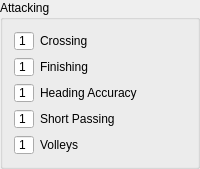
            <widget class="QGroupBox" name="groupBox">
             <property name="title">
              <string>Attacking</string>
             </property>
             <layout class="QGridLayout" name="gridLayout_2">
              <item row="4" column="1">
               <widget class="QLabel" name="label_4">
                <property name="text">
                 <string>Short Passing</string>
                </property>
               </widget>
              </item>
              <item row="5" column="1">
               <widget class="QLabel" name="label_11">
                <property name="text">
                 <string>Volleys</string>
                </property>
               </widget>
              </item>
              <item row="0" column="1">
               <widget class="QLabel" name="label">
                <property name="text">
                 <string>Crossing</string>
                </property>
               </widget>
              </item>
              <item row="2" column="1">
               <widget class="QLabel" name="label_2">
                <property name="text">
                 <string>Finishing</string>
                </property>
               </widget>
              </item>
              <item row="3" column="1">
               <widget class="QLabel" name="label_3">
                <property name="text">
                 <string>Heading Accuracy</string>
                </property>
               </widget>
              </item>
              <item row="0" column="0">
               <widget class="QSpinBox" name="spinBox">
                <property name="sizePolicy">
                 <sizepolicy hsizetype="Fixed" vsizetype="Fixed">
                  <horstretch>0</horstretch>
                  <verstretch>0</verstretch>
                 </sizepolicy>
                </property>
                <property name="minimumSize">
                 <size>
                  <width>20</width>
                  <height>20</height>
                 </size>
                </property>
                <property name="maximumSize">
                 <size>
                  <width>20</width>
                  <height>20</height>
                 </size>
                </property>
                <property name="buttonSymbols">
                 <enum>QAbstractSpinBox::NoButtons</enum>
                </property>
                <property name="minimum">
                 <number>1</number>
                </property>
                <property name="value">
                 <number>1</number>
                </property>
               </widget>
              </item>
              <item row="2" column="0">
               <widget class="QSpinBox" name="spinBox_2">
                <property name="sizePolicy">
                 <sizepolicy hsizetype="Fixed" vsizetype="Fixed">
                  <horstretch>0</horstretch>
                  <verstretch>0</verstretch>
                 </sizepolicy>
                </property>
                <property name="minimumSize">
                 <size>
                  <width>20</width>
                  <height>20</height>
                 </size>
                </property>
                <property name="maximumSize">
                 <size>
                  <width>20</width>
                  <height>20</height>
                 </size>
                </property>
                <property name="buttonSymbols">
                 <enum>QAbstractSpinBox::NoButtons</enum>
                </property>
                <property name="minimum">
                 <number>1</number>
                </property>
               </widget>
              </item>
              <item row="3" column="0">
               <widget class="QSpinBox" name="spinBox_3">
                <property name="sizePolicy">
                 <sizepolicy hsizetype="Fixed" vsizetype="Fixed">
                  <horstretch>0</horstretch>
                  <verstretch>0</verstretch>
                 </sizepolicy>
                </property>
                <property name="minimumSize">
                 <size>
                  <width>20</width>
                  <height>20</height>
                 </size>
                </property>
                <property name="maximumSize">
                 <size>
                  <width>20</width>
                  <height>20</height>
                 </size>
                </property>
                <property name="buttonSymbols">
                 <enum>QAbstractSpinBox::NoButtons</enum>
                </property>
                <property name="minimum">
                 <number>1</number>
                </property>
               </widget>
              </item>
              <item row="4" column="0">
               <widget class="QSpinBox" name="spinBox_4">
                <property name="sizePolicy">
                 <sizepolicy hsizetype="Fixed" vsizetype="Fixed">
                  <horstretch>0</horstretch>
                  <verstretch>0</verstretch>
                 </sizepolicy>
                </property>
                <property name="minimumSize">
                 <size>
                  <width>20</width>
                  <height>20</height>
                 </size>
                </property>
                <property name="maximumSize">
                 <size>
                  <width>20</width>
                  <height>20</height>
                 </size>
                </property>
                <property name="buttonSymbols">
                 <enum>QAbstractSpinBox::NoButtons</enum>
                </property>
                <property name="minimum">
                 <number>1</number>
                </property>
               </widget>
              </item>
              <item row="5" column="0">
               <widget class="QSpinBox" name="spinBox_5">
                <property name="sizePolicy">
                 <sizepolicy hsizetype="Fixed" vsizetype="Fixed">
                  <horstretch>0</horstretch>
                  <verstretch>0</verstretch>
                 </sizepolicy>
                </property>
                <property name="minimumSize">
                 <size>
                  <width>20</width>
                  <height>20</height>
                 </size>
                </property>
                <property name="maximumSize">
                 <size>
                  <width>20</width>
                  <height>20</height>
                 </size>
                </property>
                <property name="buttonSymbols">
                 <enum>QAbstractSpinBox::NoButtons</enum>
                </property>
                <property name="minimum">
                 <number>1</number>
                </property>
               </widget>
              </item>
             </layout>
            </widget>
